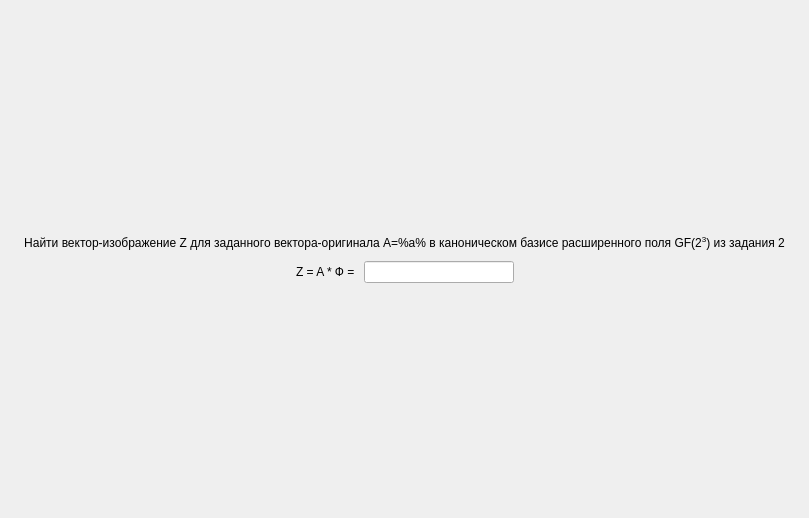
<?xml version="1.0" encoding="UTF-8"?>
<ui version="4.0">
 <class>ScreenTask7</class>
 <widget class="QFrame" name="ScreenTask7">
  <property name="geometry">
   <rect>
    <x>0</x>
    <y>0</y>
    <width>809</width>
    <height>518</height>
   </rect>
  </property>
  <property name="windowTitle">
   <string>Frame</string>
  </property>
  <layout class="QGridLayout" name="gridLayout">
   <property name="leftMargin">
    <number>0</number>
   </property>
   <property name="topMargin">
    <number>0</number>
   </property>
   <property name="rightMargin">
    <number>0</number>
   </property>
   <property name="bottomMargin">
    <number>0</number>
   </property>
   <item row="0" column="0">
    <layout class="QVBoxLayout" name="verticalLayout">
     <item>
      <spacer name="verticalSpacer">
       <property name="orientation">
        <enum>Qt::Vertical</enum>
       </property>
       <property name="sizeHint" stdset="0">
        <size>
         <width>0</width>
         <height>0</height>
        </size>
       </property>
      </spacer>
     </item>
     <item>
      <widget class="QLabel" name="title">
       <property name="styleSheet">
        <string notr="true">font: 75 20pt &quot;MS Shell Dlg 2&quot;;</string>
       </property>
       <property name="text">
        <string>Найти вектор-изображение Z для заданного вектора-оригинала  А=%a%  в каноническом базисе расширенного поля GF(2&lt;sup&gt;3&lt;/sup&gt;) из задания 2</string>
       </property>
       <property name="alignment">
        <set>Qt::AlignCenter</set>
       </property>
       <property name="wordWrap">
        <bool>true</bool>
       </property>
      </widget>
     </item>
     <item>
      <spacer name="verticalSpacer_3">
       <property name="orientation">
        <enum>Qt::Vertical</enum>
       </property>
       <property name="sizeType">
        <enum>QSizePolicy::Minimum</enum>
       </property>
       <property name="sizeHint" stdset="0">
        <size>
         <width>0</width>
         <height>5</height>
        </size>
       </property>
      </spacer>
     </item>
     <item>
      <layout class="QHBoxLayout" name="horizontalLayout">
       <item>
        <spacer name="horizontalSpacer">
         <property name="orientation">
          <enum>Qt::Horizontal</enum>
         </property>
         <property name="sizeHint" stdset="0">
          <size>
           <width>40</width>
           <height>20</height>
          </size>
         </property>
        </spacer>
       </item>
       <item>
        <widget class="QLabel" name="label">
         <property name="styleSheet">
          <string notr="true">font: 16pt &quot;MS Shell Dlg 2&quot;;</string>
         </property>
         <property name="text">
          <string>Z = A * Ф = </string>
         </property>
        </widget>
       </item>
       <item>
        <widget class="QLineEdit" name="input">
         <property name="sizePolicy">
          <sizepolicy hsizetype="Fixed" vsizetype="Fixed">
           <horstretch>0</horstretch>
           <verstretch>0</verstretch>
          </sizepolicy>
         </property>
         <property name="minimumSize">
          <size>
           <width>150</width>
           <height>0</height>
          </size>
         </property>
         <property name="maximumSize">
          <size>
           <width>150</width>
           <height>16777215</height>
          </size>
         </property>
         <property name="styleSheet">
          <string notr="true">font: 16pt &quot;MS Shell Dlg 2&quot;;</string>
         </property>
         <property name="alignment">
          <set>Qt::AlignCenter</set>
         </property>
        </widget>
       </item>
       <item>
        <spacer name="horizontalSpacer_2">
         <property name="orientation">
          <enum>Qt::Horizontal</enum>
         </property>
         <property name="sizeHint" stdset="0">
          <size>
           <width>40</width>
           <height>20</height>
          </size>
         </property>
        </spacer>
       </item>
      </layout>
     </item>
     <item>
      <spacer name="verticalSpacer_2">
       <property name="orientation">
        <enum>Qt::Vertical</enum>
       </property>
       <property name="sizeHint" stdset="0">
        <size>
         <width>0</width>
         <height>0</height>
        </size>
       </property>
      </spacer>
     </item>
    </layout>
   </item>
  </layout>
 </widget>
 <resources/>
 <connections/>
</ui>
